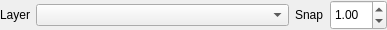
<?xml version="1.0" encoding="UTF-8"?>
<ui version="4.0">
 <class>SnapChooserWidget</class>
 <widget class="QWidget" name="SnapChooserWidget">
  <property name="geometry">
   <rect>
    <x>0</x>
    <y>0</y>
    <width>387</width>
    <height>30</height>
   </rect>
  </property>
  <property name="sizePolicy">
   <sizepolicy hsizetype="Expanding" vsizetype="MinimumExpanding">
    <horstretch>0</horstretch>
    <verstretch>0</verstretch>
   </sizepolicy>
  </property>
  <property name="minimumSize">
   <size>
    <width>40</width>
    <height>30</height>
   </size>
  </property>
  <property name="maximumSize">
   <size>
    <width>16777215</width>
    <height>30</height>
   </size>
  </property>
  <property name="windowTitle">
   <string>Form</string>
  </property>
  <layout class="QGridLayout" name="gridLayout_2">
   <property name="margin">
    <number>0</number>
   </property>
   <item row="0" column="0">
    <layout class="QGridLayout" name="gridLayout">
     <item row="0" column="0">
      <widget class="QLabel" name="label_2">
       <property name="text">
        <string>Layer</string>
       </property>
      </widget>
     </item>
     <item row="0" column="1">
      <widget class="QgsMapLayerComboBox" name="layerComboBox">
       <property name="sizePolicy">
        <sizepolicy hsizetype="MinimumExpanding" vsizetype="Fixed">
         <horstretch>0</horstretch>
         <verstretch>0</verstretch>
        </sizepolicy>
       </property>
       <property name="insertPolicy">
        <enum>QComboBox::InsertAtTop</enum>
       </property>
       <property name="sizeAdjustPolicy">
        <enum>QComboBox::AdjustToContentsOnFirstShow</enum>
       </property>
      </widget>
     </item>
     <item row="0" column="3">
      <widget class="QDoubleSpinBox" name="snapDoubleSpinBox">
       <property name="sizePolicy">
        <sizepolicy hsizetype="Minimum" vsizetype="MinimumExpanding">
         <horstretch>0</horstretch>
         <verstretch>0</verstretch>
        </sizepolicy>
       </property>
       <property name="minimumSize">
        <size>
         <width>0</width>
         <height>20</height>
        </size>
       </property>
       <property name="value">
        <double>1.000000000000000</double>
       </property>
      </widget>
     </item>
     <item row="0" column="2">
      <widget class="QLabel" name="label">
       <property name="text">
        <string>Snap</string>
       </property>
      </widget>
     </item>
    </layout>
   </item>
  </layout>
 </widget>
 <customwidgets>
  <customwidget>
   <class>QgsMapLayerComboBox</class>
   <extends>QComboBox</extends>
   <header>qgis.gui</header>
  </customwidget>
 </customwidgets>
 <resources/>
 <connections/>
</ui>
